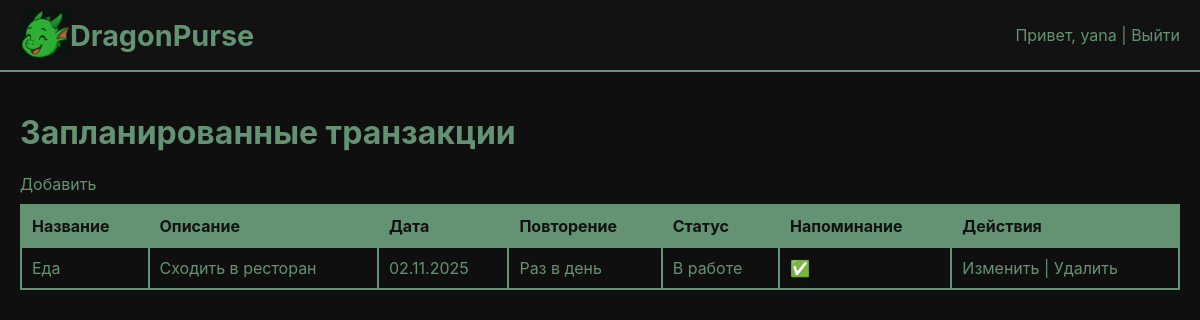
The page /planned/ (signed in) on the database its author committed.
### accounts/models.py (models this page shows, shortened)
class PlannedExpense(models.Model):
    REPEAT_CHOICES = [
        ('daily', 'Раз в день'),
        ('weekly', 'Раз в неделю'),
        ('monthly', 'Раз в месяц'),
        ('yearly', 'Раз в год'),
    ]
    STATUS_CHOICES = [
        ('in_progress', 'В работе'),
        ('completed', 'Выполнен'),
        ('deferred', 'Перенос'),
    ]
    user = models.ForeignKey(User, on_delete=models.CASCADE, related_name='planned_expenses')
    name = models.CharField(max_length=255)
    description = models.TextField(null=True, blank=True)
    date = models.DateField()
    repeat = models.CharField(max_length=10, choices=REPEAT_CHOICES, null=True, blank=True)
    status = models.CharField(max_length=50, choices=STATUS_CHOICES, null=True, blank=True)
    reminder = models.BooleanField(default=False)
    reminder_time = models.TimeField(null=True, blank=True)

### accounts/views.py (the view)
# urls.py: path('planned/', planned_expense_list, name='planned_expense_list'),
@login_required
def planned_expense_list(request):
    today = timezone.localdate()
    now_time = timezone.localtime().time()
    planned_items = PlannedExpense.objects.filter(user=request.user)
    for expense in planned_items:
        if expense.reminder and expense.date == today:
            exists = Notification.objects.filter(
                user=request.user,
                message__icontains=expense.name,
                created_at__date=today
            ).exists()
            if not exists:
                Notification.objects.create(
                    user=request.user,
                    message=f"🔔 Напоминание: сегодня запланирована транзакция '{expense.name}'!"
                )
    return render(request, 'accounts/planned_expense_list.html', {'planned_items': planned_items})

### accounts/templates/accounts/planned_expense_list.html
{% extends "accounts/base.html" %}
{% block content %}
<h1>Запланированные транзакции</h1>
<a href="{% url 'planned_expense_create' %}" class="button">Добавить</a>
{% if planned_items %}
<table border="1" cellpadding="8" style="border-collapse:collapse; width:100%; margin-top:10px;">
  <thead style="background:#f5f5f5;">
    <tr>
      <th>Название</th>
      <th>Описание</th>
      <th>Дата</th>
      <th>Повторение</th>
      <th>Статус</th>
      <th>Напоминание</th>
      <th>Действия</th>
    </tr>
  </thead>
  <tbody>
    {% for item in planned_items %}
    <tr>
      <td>{{ item.name }}</td>
      <td>{{ item.description|default:"—" }}</td>
      <td>{{ item.date|date:"d.m.Y" }}</td>
      <td>{{ item.get_repeat_display|default:"—" }}</td>
      <td>{{ item.get_status_display|default:"—" }}</td>
      <td>{% if item.reminder %}✅{% else %}—{% endif %}</td>
      <td>
        <a href="{% url 'planned_expense_edit' item.pk %}">Изменить</a> |
        <a href="{% url 'planned_expense_delete' item.pk %}">Удалить</a>
      </td>
    </tr>
    {% endfor %}
  </tbody>
</table>
{% else %}
<p>Нет запланированных транзакций. Добавьте первую!</p>
{% endif %}
{% endblock %}

### accounts/templates/accounts/base.html (shortened to what this page needs)
{% load static %}
<!DOCTYPE html>
<html lang="ru">
<head>
    <link rel="stylesheet" href="{% static 'accounts/css/main.css' %}">
</head>
<body>
    <header>
        <h1>
            <img src="{% static 'accounts/img/happy_dragon_head.png' %}" width="50" height="50" alt="Счастливый дракончик">
            <a href="{% url 'dashboard' %}">DragonPurse</a>
        </h1>
        <div>
            Привет, {{ user.username }} | <a href="{% url 'logout' %}">Выйти</a>
        </div>
    </header>
    <div class="container">
        {% block content %}{% endblock %}
    </div>
</body>
</html>

### accounts/static/accounts/css/main.css (style rules this page uses)
body { font-family: "Inter", sans-serif; background-color: #0f0f0f; color: #639372; margin: 0; padding: 0; }
a { color: #639372; text-decoration: none; }
h1, h2, h3 { color: #639372; }
.container { max-width: 1200px; margin: 0 auto; padding: 20px; }
header { background-color: #131212; border-bottom: 2px solid #639372; padding: 10px 20px; display: flex; align-items: center; justify-content: space-between; }
header h1 { margin: 0; font-size: 1.8em; display: flex; align-items: center; }
table { width: 100%; border-collapse: collapse; margin-top: 20px; }
th, td { border: 2px solid #639372; padding: 10px; text-align: left; }
th { background-color: #639372; color: #131212; }

### rows shown on the page
PlannedExpense: name "Еда", description "Сходить в ресторан", date "02.11.2025", repeat "Раз в день", status "В работе"

### other values the page prints
{{ user.username }} "yana"
